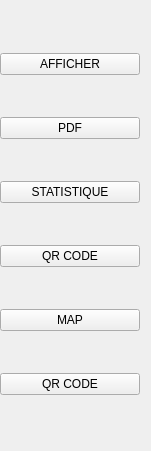
     <widget class="QWidget" name="verticalLayoutWidget_4">
      <property name="geometry">
       <rect>
        <x>0</x>
        <y>70</y>
        <width>151</width>
        <height>451</height>
       </rect>
      </property>
      <layout class="QVBoxLayout" name="verticalLayout_4">
       <property name="spacing">
        <number>0</number>
       </property>
       <property name="leftMargin">
        <number>0</number>
       </property>
       <item>
        <widget class="QPushButton" name="pushButton_20">
         <property name="text">
          <string>AFFICHER</string>
         </property>
         <property name="icon">
          <iconset>
           <normaloff>../../Bureau/chartegraphique/Nouveau dossier/afficher.png</normaloff>../../Bureau/chartegraphique/Nouveau dossier/afficher.png</iconset>
         </property>
         <property name="iconSize">
          <size>
           <width>23</width>
           <height>25</height>
          </size>
         </property>
        </widget>
       </item>
       <item>
        <widget class="QPushButton" name="pushButton_22">
         <property name="text">
          <string>PDF</string>
         </property>
         <property name="icon">
          <iconset>
           <normaloff>../../Bureau/chartegraphique/Nouveau dossier/pdf.png</normaloff>../../Bureau/chartegraphique/Nouveau dossier/pdf.png</iconset>
         </property>
         <property name="iconSize">
          <size>
           <width>23</width>
           <height>25</height>
          </size>
         </property>
        </widget>
       </item>
       <item>
        <widget class="QPushButton" name="pushButton_26">
         <property name="text">
          <string>STATISTIQUE</string>
         </property>
         <property name="icon">
          <iconset>
           <normaloff>../../Bureau/chartegraphique/Nouveau dossier/stat.png</normaloff>../../Bureau/chartegraphique/Nouveau dossier/stat.png</iconset>
         </property>
         <property name="iconSize">
          <size>
           <width>23</width>
           <height>25</height>
          </size>
         </property>
        </widget>
       </item>
       <item>
        <widget class="QPushButton" name="pushButton_23">
         <property name="text">
          <string>QR CODE</string>
         </property>
         <property name="icon">
          <iconset>
           <normaloff>../../Bureau/chartegraphique/Nouveau dossier/qr.png</normaloff>../../Bureau/chartegraphique/Nouveau dossier/qr.png</iconset>
         </property>
         <property name="iconSize">
          <size>
           <width>23</width>
           <height>25</height>
          </size>
         </property>
        </widget>
       </item>
       <item>
        <widget class="QPushButton" name="pushButton_24">
         <property name="text">
          <string>MAP</string>
         </property>
         <property name="icon">
          <iconset>
           <normaloff>../../Bureau/chartegraphique/Nouveau dossier/map.png</normaloff>../../Bureau/chartegraphique/Nouveau dossier/map.png</iconset>
         </property>
         <property name="iconSize">
          <size>
           <width>23</width>
           <height>25</height>
          </size>
         </property>
        </widget>
       </item>
       <item>
        <widget class="QPushButton" name="pushButton_47">
         <property name="text">
          <string>QR CODE</string>
         </property>
         <property name="icon">
          <iconset>
           <normaloff>../../Bureau/chartegraphique/Nouveau dossier/qr.png</normaloff>../../Bureau/chartegraphique/Nouveau dossier/qr.png</iconset>
         </property>
         <property name="iconSize">
          <size>
           <width>23</width>
           <height>25</height>
          </size>
         </property>
        </widget>
       </item>
      </layout>
     </widget>
